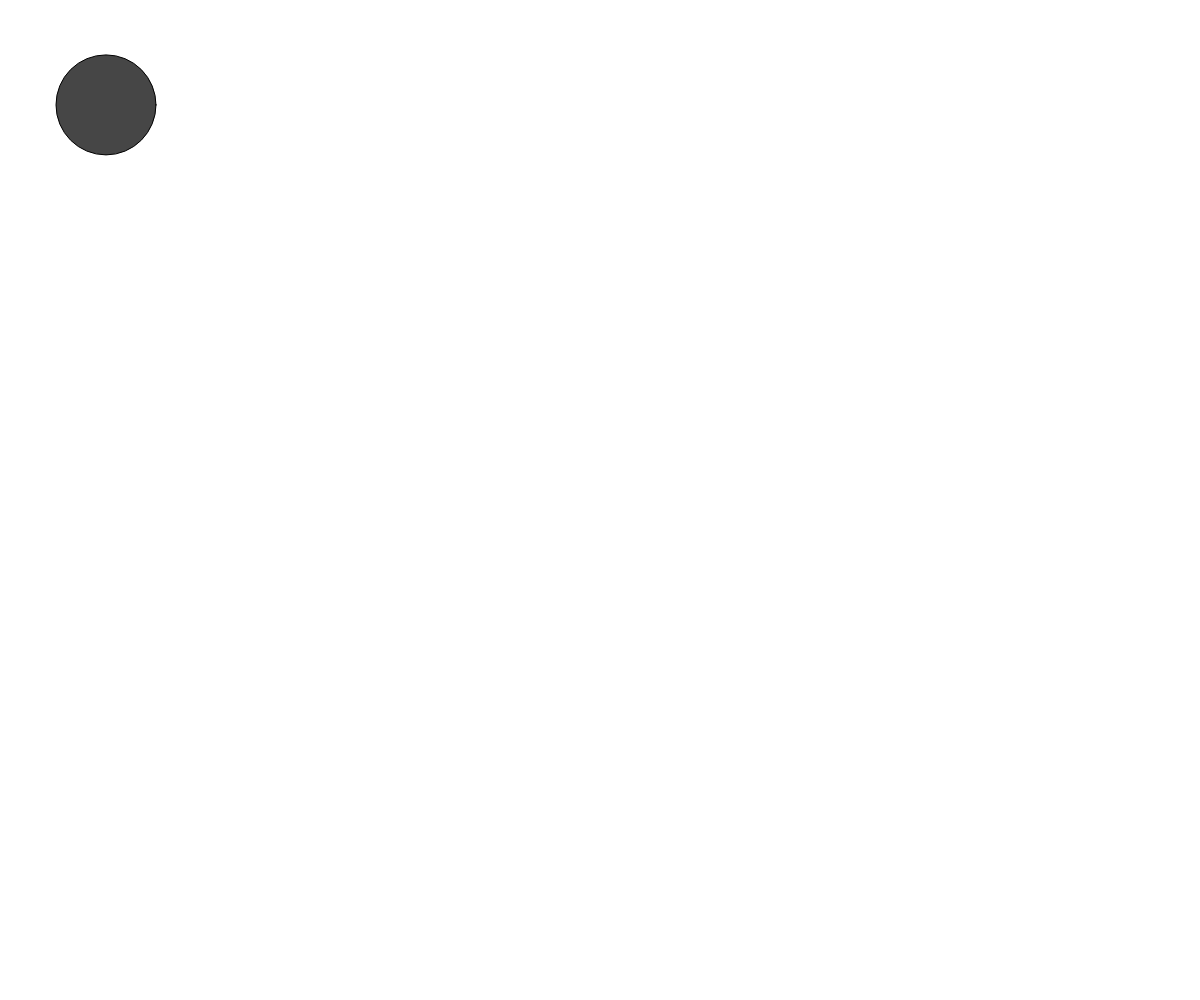
Frame 1 (no input)
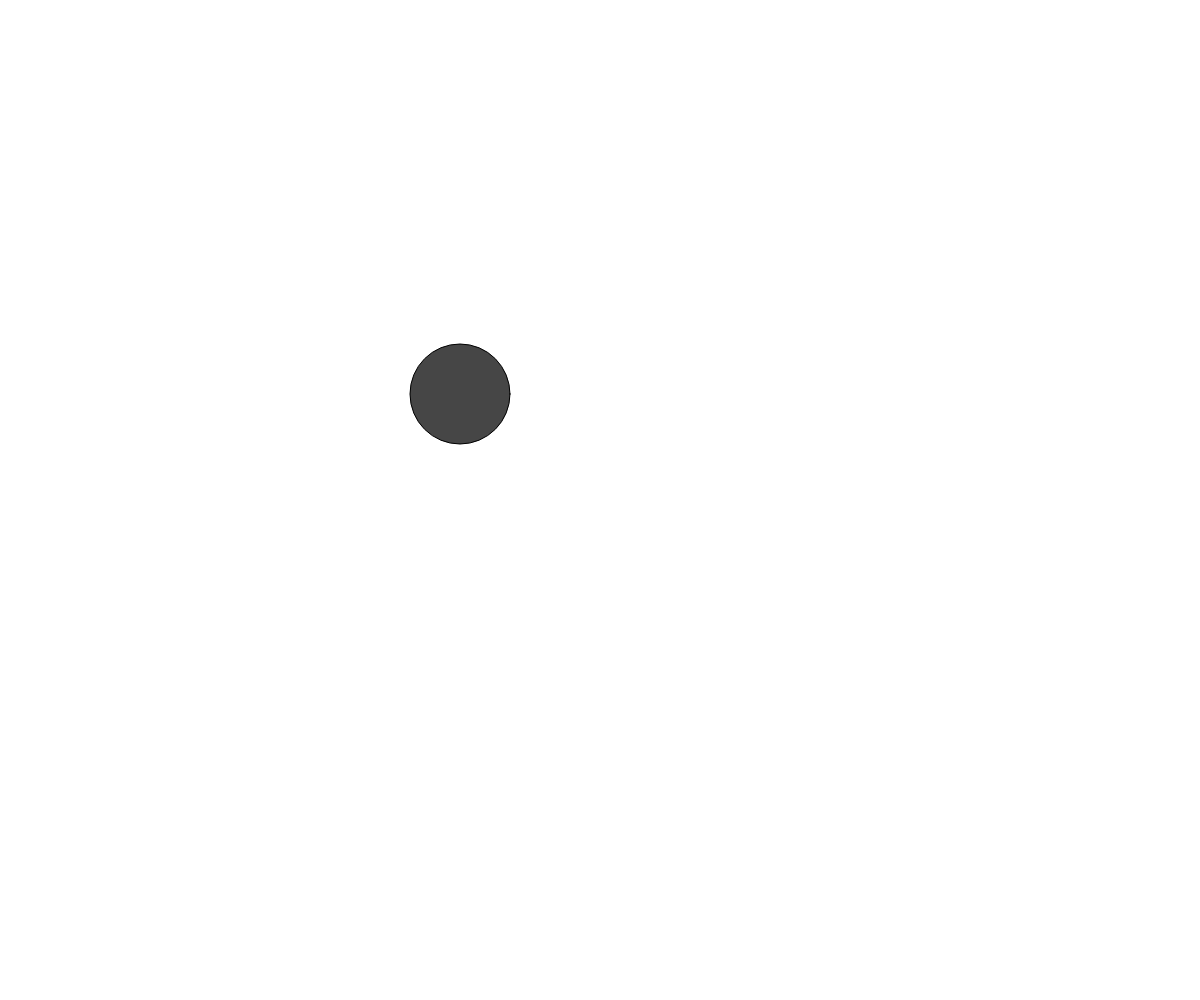
Frame 60 (no input)
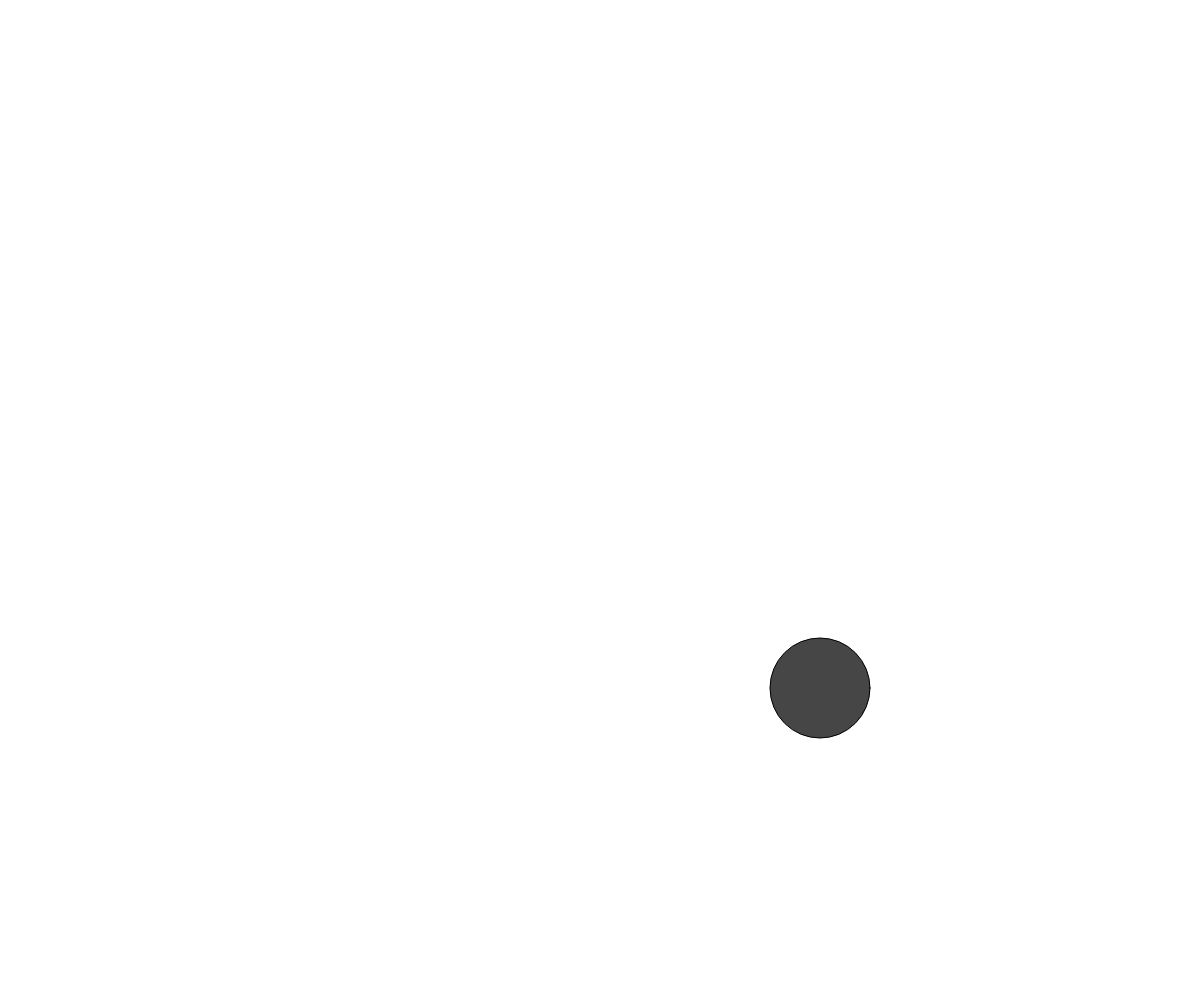
Frame 120 (the mouse pressed at the canvas centre since frame 60)

The p5.js sketch that drew these frames (run headless with seeded random() and noise() and a simulated clock; from frame 60 on, the mouse is pressed at the canvas centre):

// p5.js sketch
// ── sketch.js
var x = 100;
var y = 100;
var xspeed = 6;
var yspeed = 4.9;

function setup() {
  createCanvas(windowWidth, windowHeight);
  background(255);
}

function draw() {
  background(255);
  x = x + xspeed;
  y = y + yspeed;

  if ((x > width) || (x < 0)) {
    xspeed = xspeed * -1;
  }
  if ((y > height) || (y < 0)) {
    yspeed = yspeed * -1;
  }

  fill(70);
  ellipse(x,y,100,100);
  // ellipse(50, 50, 80, 80);
  // if (mouseIsPressed) {
  //   fill(0);
  // } else {
  //   fill(255);
  // }
  // ellipse(mouseX, mouseY, 80, 80);
}
